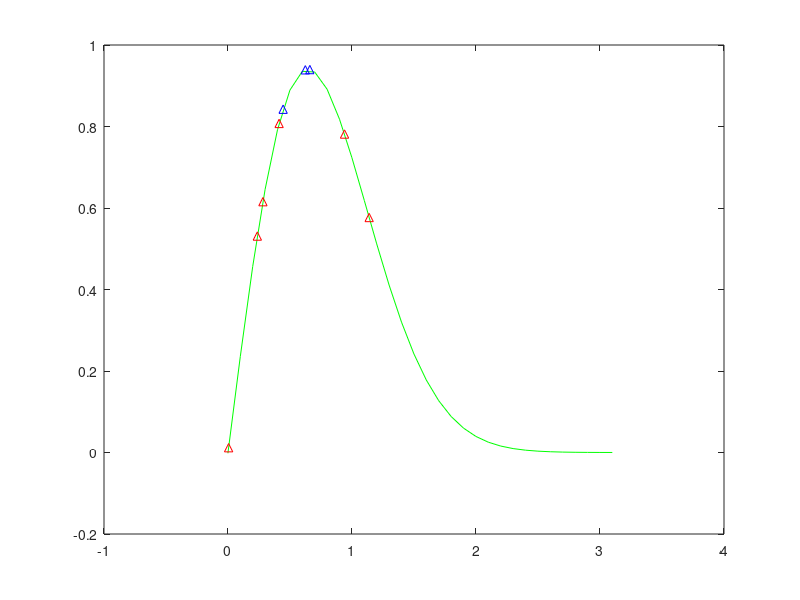

This figure's MATLAB source:
clear;
close all;

load('data_lab3.mat')
arr = score_natural_model;
mean_arr = mean(arr);
std_arr = std(arr);
sigma = 0.6451;

start = min(arr);
ending = max(arr);

dt = 0.1;

x = start:dt:ending;
y = zeros(size(x));
for i = 1:size(x,2)
    y(i) = (x(i)/(sigma^2))*exp(-0.5*((x(i)/sigma)^2));
end
figure
plot(x,y,'g');

y1 = zeros(size(score_test));
test = score_test;
outlier = zeros(size(test));
%lets assume the ones beyond 1.5*sigma as outliers

for i = 1:size(test,1) 
    hold on;
    
    if abs(test(i) - sigma) >0.5*std_arr
        y1(i) =  (test(i)/(sigma^2))*exp(-0.5*((test(i)/sigma)^2));
        plot(test(i),y1(i),'r^');
        outlier(i) = 1;
    else
        y1(i) =  (test(i)/(sigma^2))*exp(-0.5*((test(i)/sigma)^2));
        plot(test(i),y1(i),'b^');
    end
   
    
end

outlier